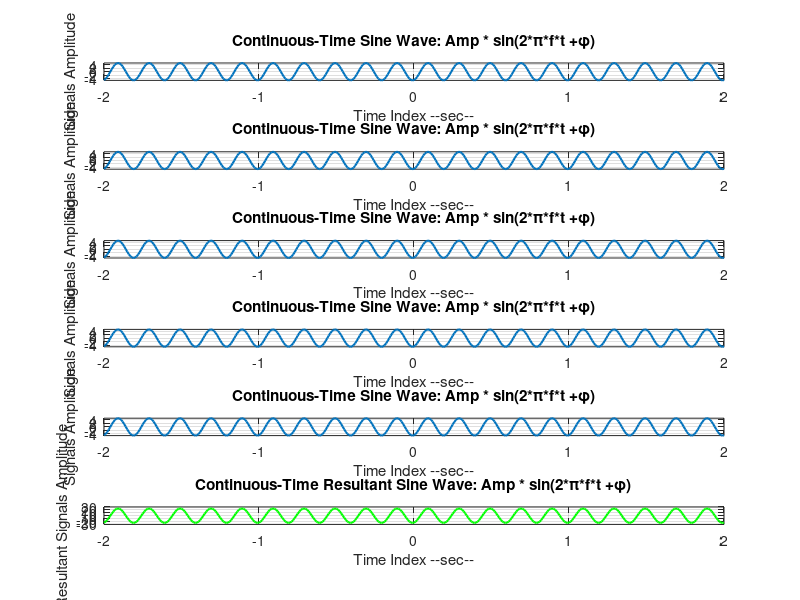

This figure's MATLAB source:
clc;
clear;
close all;

amp = input('Enter Amplitude? ');
freq = input('Enter Frequency? ');
phase = input('Enter Phase? ');
time = -2 : 0.01: 2;
resultant = 0;
amount = input('How many signals are you plotting? ');

for i = 1 : amount
  sig = amp * sin(2* pi * freq * time + phase);
   resultant = resultant + sig;
   
   figure(1)
   subplot(amount+1,1,i)
    plot(time,sig,'linewidth', 1.5)
    title('Continuous-Time Sine Wave: Amp * sin(2*\pi*f*t +\phi)') ;
    xlabel('Time Index --sec--')
    ylabel('Signals Amplitude') 
    axis([time(1) time(end) -amp amp]) 
    grid;
end

subplot(amount + 1,1, amount+1);
plot(time,resultant,  'g', 'linewidth', 1.5)
title('Continuous-Time Resultant Sine Wave: Amp * sin(2*\pi*f*t +\phi)') ;
xlabel('Time Index --sec--')
ylabel('Resultant Signals Amplitude') 
grid
